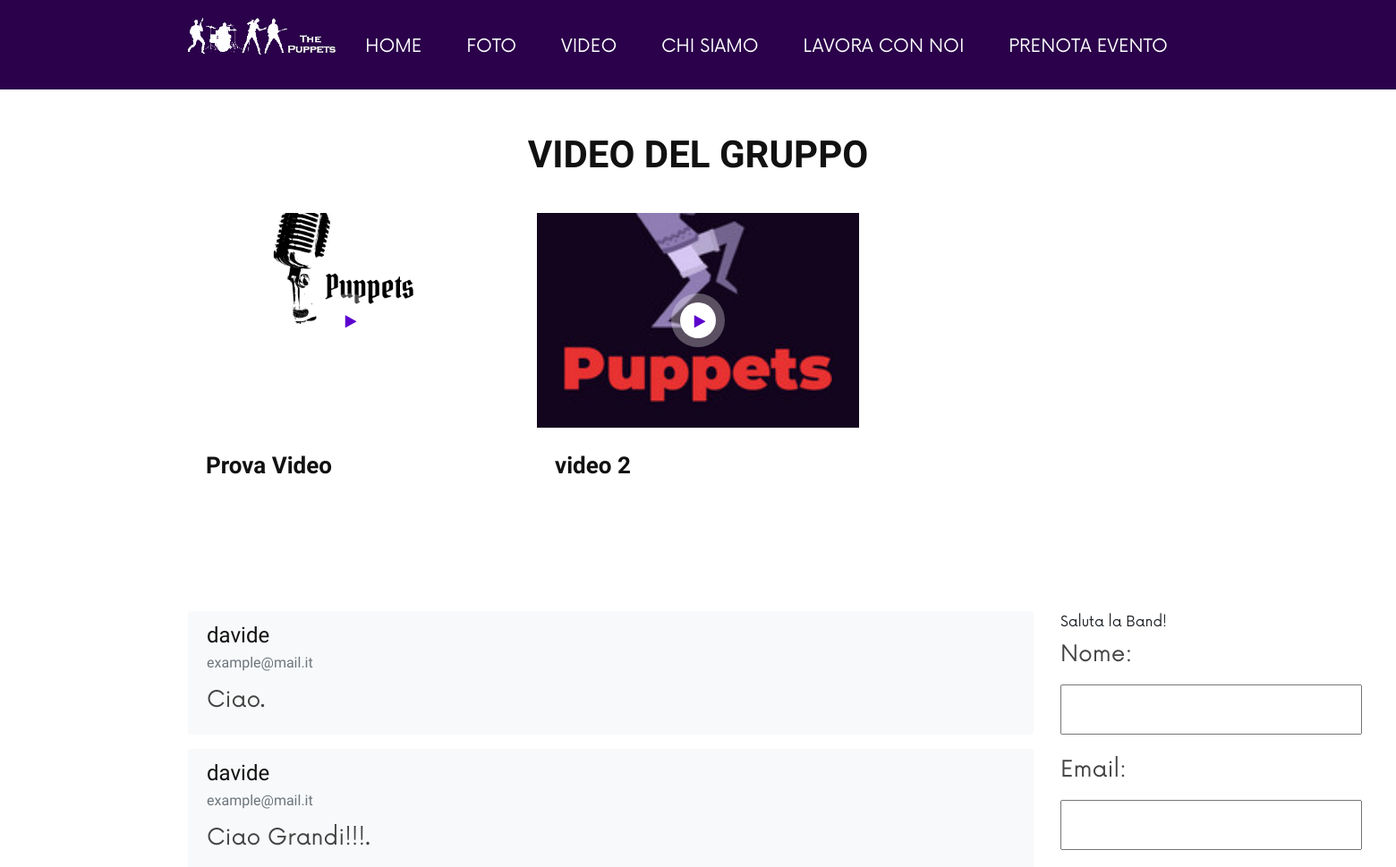
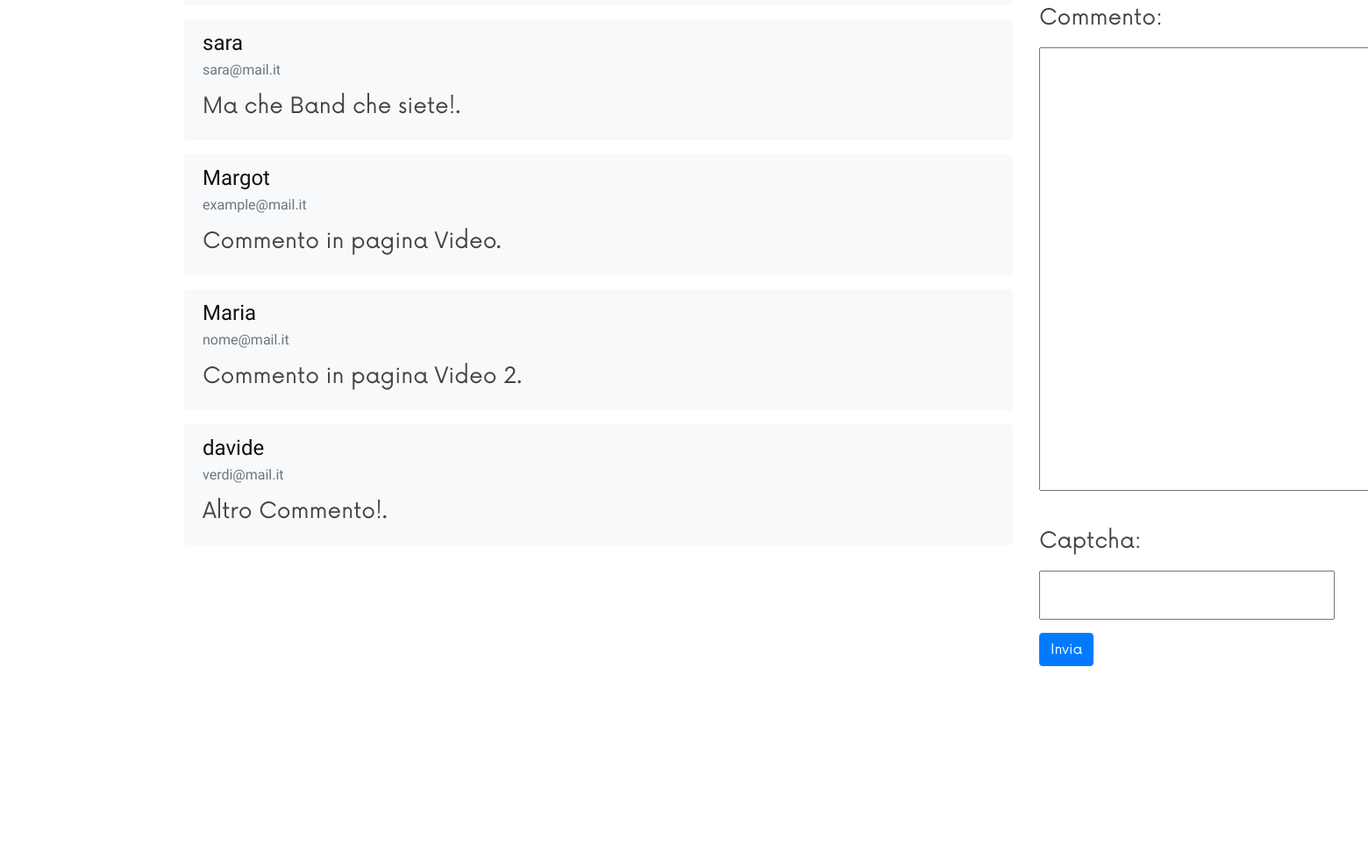
The app's page /video/ (upper part), older data (2 pictures, top to bottom).
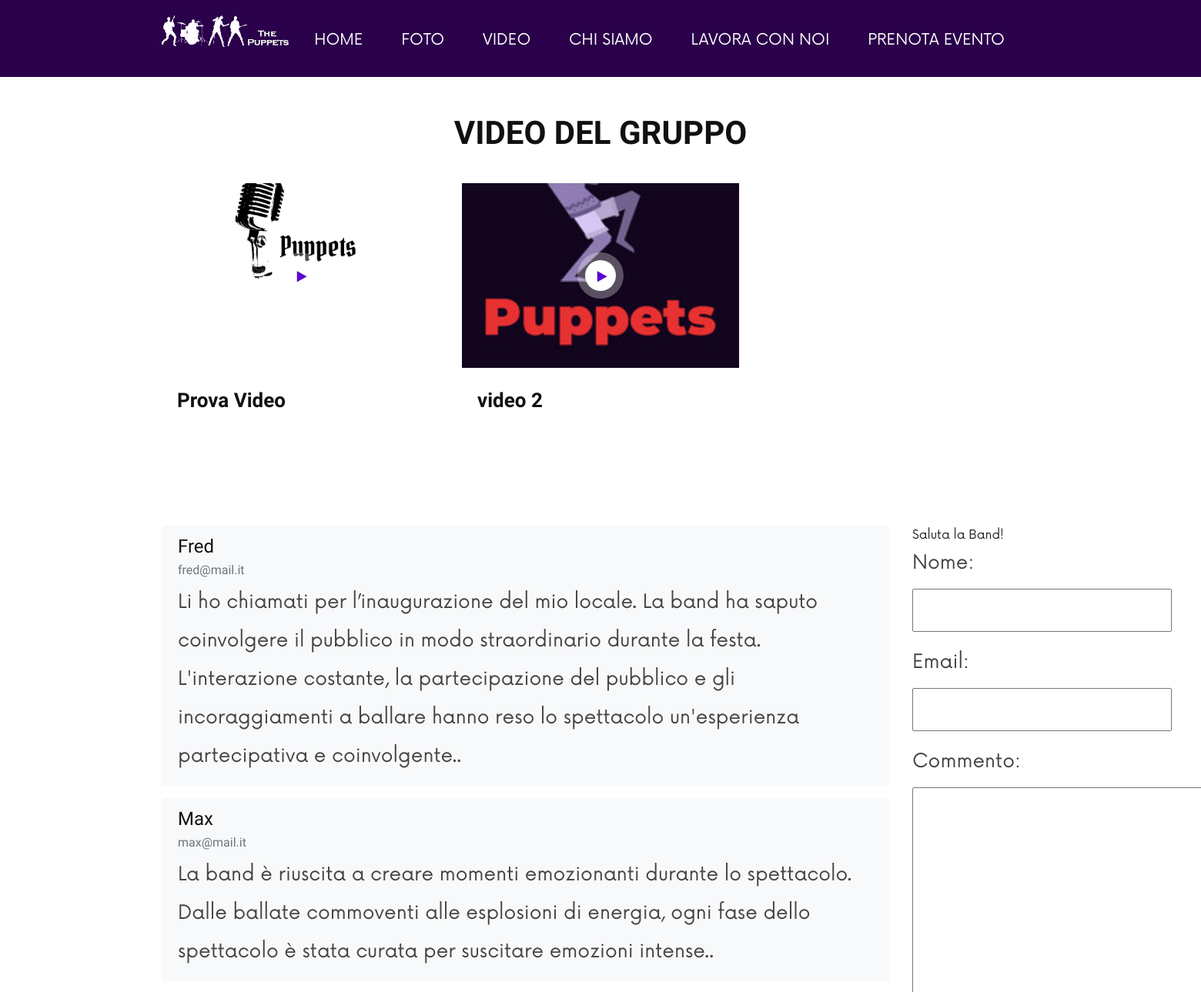
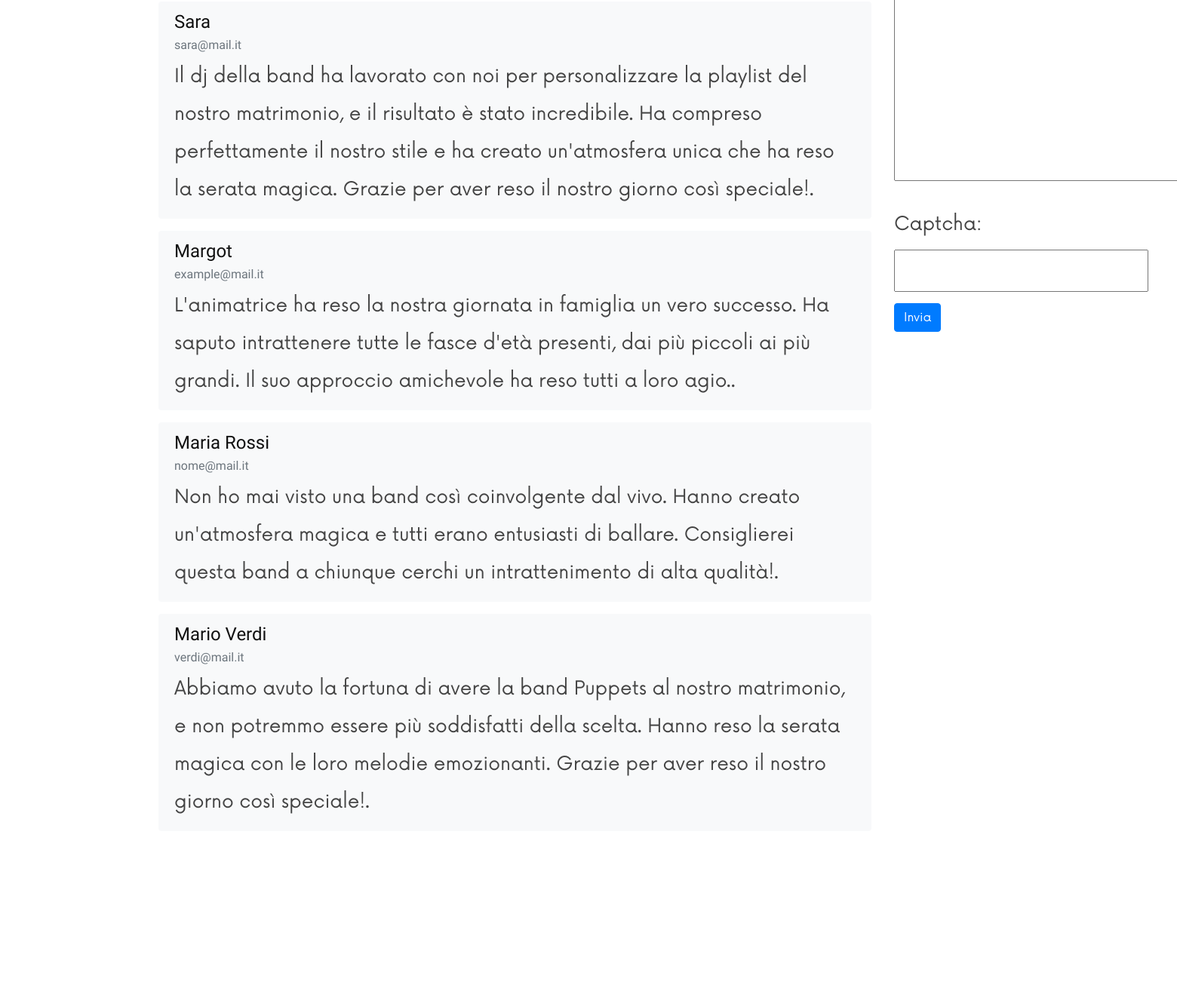
The same page, newer data (2 pictures, top to bottom).
### gruppo/models.py (models this page shows, shortened)
class Commenti(models.Model):
    nome = models.CharField(max_length=200)
    email = models.EmailField(max_length=250)
    commento = models.TextField(max_length=500)

### gruppo/views.py (the view)
# urls.py: path('video/', views.videopage, name="video"),
def videopage(request):
    video = Video.objects.all()
    form=CommentiForm(request.POST)
    if request.method == 'POST':
        if form.is_valid():
            commenti=form.save()
            return redirect('gruppo:video')
    else:
       form =CommentiForm()
       commenti = Commenti.objects.all()
    return render (request, 'videopage.html',{'form':form,'commenti':commenti, 'video':video})

### gruppo/forms.py
class CommentiForm(forms.ModelForm):
    captcha = CaptchaField()
    class Meta:
        model = Commenti
        fields = ['nome','email','commento','captcha']

### templates/videopage.html (shortened to what this page needs)
{% extends "base.html" %}
{% load static %}
{% block content %}
<br><br>
    <section class="youtube spad">
        <div class="container">
            <div class="row">
                <div class="col-lg-12">
                    <div class="section-title">
                        <h2>Video Del Gruppo</h2>
                    </div>
                </div>
            </div>
            <div class="row">
                {% for video in video  %}
                <div class="col-lg-4 col-md-6 col-sm-6">
                    <div class="youtube__item">
                        <div class="youtube__item__pic set-bg" data-setbg="{{video.img.url}}">
                            <a href="{{video.link}}" class="play-btn video-popup"><i class="fa fa-play"></i></a>
                        </div>
                        <div class="youtube__item__text">
                            <h4>{{video.nome}}</h4>
                        </div>
                    </div>
                </div>
                {% endfor %}
            </div>
    <br><br><br><br>
        <div class="row">
          <div class="col-10">
            {% for commento in commenti %}
            <div class="alert bg-light mb-3" role="alert">
              <h4 class="card-title">{{commento.nome}}</h4>
              <h6 class="card-subtitle mb-2 text-muted">{{commento.email}}</h6>
              <p class="card-text">{{commento.commento}}.</p>
            </div>
        {% endfor %}
          </div>
          <div class="col-2">
            Saluta la Band!
            <form class="form-group" method="POST">
                {{form.as_p}}
                <button type="submit" class="btn btn-primary">Invia</button>
          </div>
        </div>
    </div>
</section>
<br/><br/><br/><br/><br/><br/><br/><br/><br/><br/><br/><br/><br/><br/><br/><br/>
{% endblock content %}

Row changes from the older to the newer data that the page shows:
changed Commenti: nome "davide" → "Fred"; email "example@mail.it" → "fred@mail.it"; commento "Ciao" → "Li ho chiamati per l’inaugurazione del mio locale. La band ha saputo coinvolgere il pubblico in modo straordinario durante la festa. L'interazione costante, la partecipazione del pubblico e gli incoraggiamenti a ballare hanno reso lo spettacolo un'esperienza partecipativa e coinvolgente."
changed Commenti: nome "davide" → "Max"; email "example@mail.it" → "max@mail.it"; commento "Ciao Grandi!!!" → "La band è riuscita a creare momenti emozionanti durante lo spettacolo. Dalle ballate commoventi alle esplosioni di energia, ogni fase dello spettacolo è stata curata per suscitare emozioni intense."
changed Commenti "sara@mail.it": nome "sara" → "Sara"; commento "Ma che Band che siete!" → "Il dj della band ha lavorato con noi per personalizzare la playlist del nostro matrimonio, e il risultato è stato incredibile. Ha compreso perfettamente il nostro stile e ha creato un'atmosfera unica che ha reso la serata magica. Grazie per aver reso il nostro giorno così speciale!"
changed Commenti "Margot": commento "Commento in pagina Video" → "L'animatrice ha reso la nostra giornata in famiglia un vero successo. Ha saputo intrattenere tutte le fasce d'età presenti, dai più piccoli ai più grandi. Il suo approccio amichevole ha reso tutti a loro agio."
changed Commenti "nome@mail.it": nome "Maria" → "Maria Rossi"; commento "Commento in pagina Video 2" → "Non ho mai visto una band così coinvolgente dal vivo. Hanno creato un'atmosfera magica e tutti erano entusiasti di ballare. Consiglierei questa band a chiunque cerchi un intrattenimento di alta qualità!"
changed Commenti "verdi@mail.it": nome "davide" → "Mario Verdi"; commento "Altro Commento!" → "Abbiamo avuto la fortuna di avere la band Puppets al nostro matrimonio, e non potremmo essere più soddisfatti della scelta. Hanno reso la serata magica con le loro melodie emozionanti. Grazie per aver reso il nostro giorno così speciale!"
